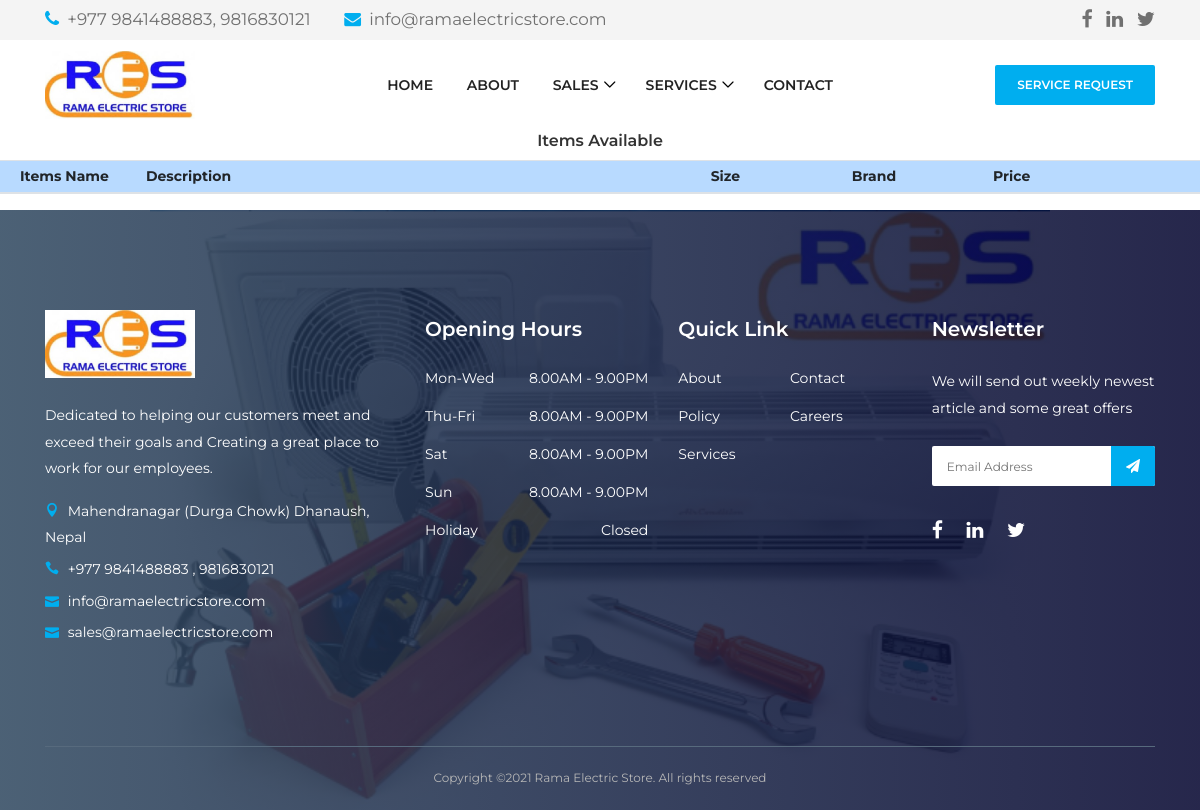
/items_list.html, run on an earlier commit of the app's database.
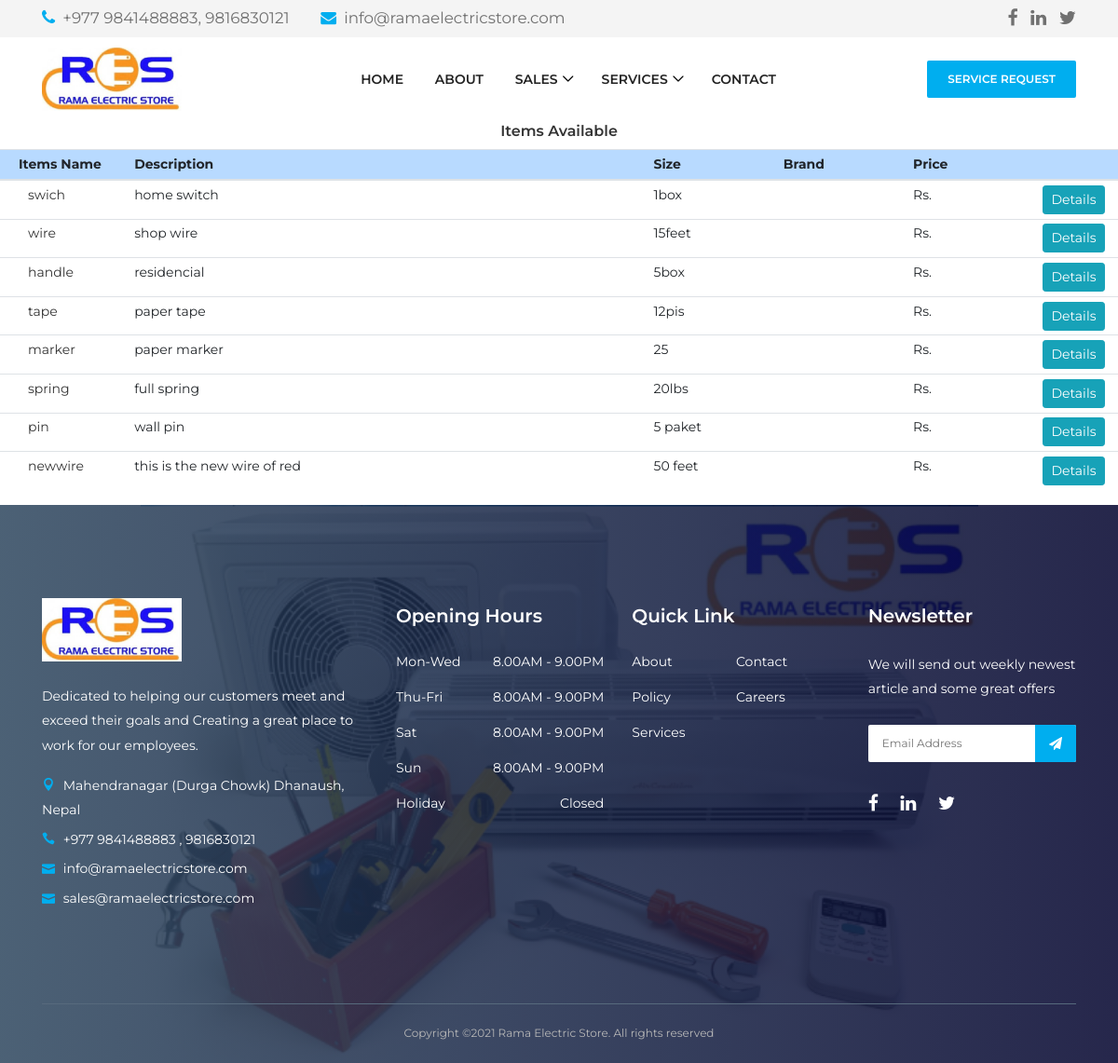
And on a later commit of the database.
### ramaelectric/models.py (models this page shows, shortened)
class Items(models.Model):
    name = models.CharField(max_length=20)
    brand = models.CharField(max_length=20, blank=True, null=True)
    item = models.CharField(max_length=20, blank=True, null=True)
    price = models.DecimalField(max_digits=6, decimal_places=0, blank=True, null=True)
    delivery = models.CharField(max_length=100, blank=True, null=True)
    description = models.TextField()
    model_type = models.CharField(max_length=50)
    size = models.CharField(max_length=50)
    arrival_date = models.CharField( max_length=20, blank=True, null=True)
    updated_on = models.DateTimeField(auto_now_add=True, editable=False)
    img = models.ImageField(upload_to='images/', blank=True, null=True, default='/images/logo.jpg')
    class Meta:
        ordering = ['-updated_on']
    def get_absolute_url(self):
        return reverse('detail', kwargs={'pk': self.pk})

### ramaelectric/views.py (the view)
# urls.py: path('items_list.html',  ItemListView.as_view(), name='list'),
class ItemListView(ListView):
    template_name = 'ramaelectric/items_list.html'  # url will be look like this <appname>/<modelname>_list.html
    model = Items

### ramaelectric/templates/ramaelectric/items_list.html
{% extends 'base.html' %}
{% block content %}
<center>
    <h6>Items Available</h6>
      <table class="table table-hover table-sm" >
          <thead class="table-primary">
          <tr>
              <th scope="col" style="width:10%; padding-left: 20px" > Items Name</th>
                <th scope="col" style="width:40%">Description </th>
                <th scope="col" style="width:10%">Size</th>
              <th scope="col" style="width:10%" >Brand</th>
              <th scope="col" style="width:10%" >Price</th>
              <th scope="col" style="width:5%" ></th>
              </tr>
          </thead>
          <tbody>
          {% for item in object_list %}
              <tr>
                  <td style="padding-left: 30px;"><a href="{{ item.get_absolute_url  }}" target="_blank">{{ item.name }}</a></td>
                <td>{{ item.description }}</td>
                  <td>{{ item.size }}</td>
                  <td> {{ item.brand|default_if_none:"&nbsp; &nbsp;&nbsp; "}}</td>
                  <td> Rs.   <strong>{{ item.price|default_if_none:"&nbsp; &nbsp; "}} </strong></td>
                  <td> <a href="{{ item.get_absolute_url  }}" target="_blank"><input type="button"  style="margin:0px;" value="Details" class="btn btn-info btn-sm" /></a></td>
              </tr>
          {% endfor %}
          </tbody>
      </table>
    </center>
{% endblock %}

What changed in the data, as far as the page shows it:
added Items: name "swich", description "home switch", size "1box"
added Items: name "wire", description "shop wire", size "15feet"
added Items: name "handle", description "residencial", size "5box"
added Items: name "tape", description "paper tape", size "12pis"
added Items: name "marker", description "paper marker", size "25"
added Items: name "spring", description "full spring", size "20lbs"
added Items: name "pin", description "wall pin", size "5 paket"
added Items: name "newwire", description "this is the new wire of red", size "50 feet"
